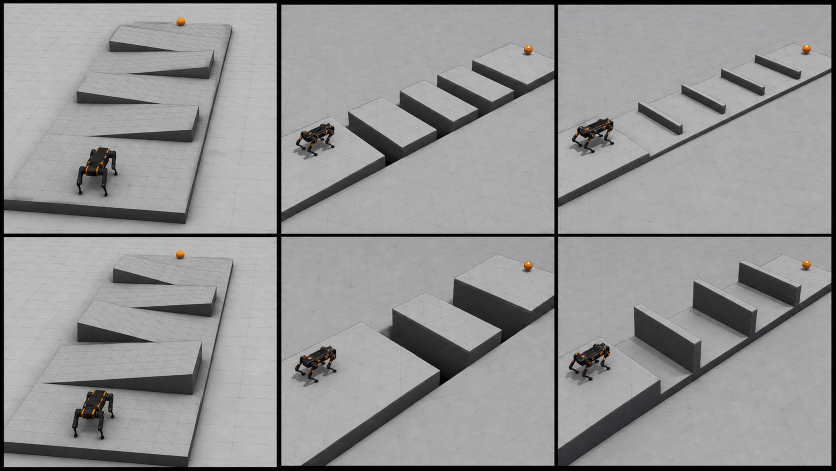
#> input picture paper/figures/curriculum_tiles.png, 1672 x 941 px, given in place of static_demo.png, which was not available (shown at 1/2 size)
$ python build_training_pipeline.py
#> lines starting #> are read from the running program, lines starting #| are printed output that depends on the picture; pictures that were not available may be replaced by others from this repository, and a replacement may not be noted
from pathlib import Path

from PIL import Image, ImageDraw, ImageFont, ImageFilter, ImageOps

HERE = Path(__file__).resolve().parent
FRAMES = HERE / "training_pipeline_frames"
ASSETS = HERE / "training_pipeline_assets"
OUT = HERE / "training_pipeline_ai.png"

W, H = 2750, 920
PANEL_Y = 145
PANEL_H = 610
RADIUS = 28
LABEL_BG = (18, 52, 94, 185)


def font(size, bold=False):
#> called with size = 44, bold = True
    candidates = [
        "/System/Library/Fonts/HelveticaNeue.ttc",
        "/System/Library/Fonts/Helvetica.ttc",
        "/Library/Fonts/Arial.ttf",
    ]
    for path in candidates:
        try:
            return ImageFont.truetype(path, size=size, index=1 if bold else 0)
        except OSError:
            continue
#> in main, `canvas = Image.new("RGBA", (W, H), (255, 255, 255, 255))`: canvas: PIL image 2750x920 RGBA; every value is 255
    return ImageFont.load_default()


F_TITLE = font(44, bold=True)
F_ARROW = font(30, bold=True)
F_LABEL = font(24, bold=True)
F_SMALL = font(21, bold=False)
F_BLOCK = font(29, bold=False)
F_PATH = font(24, bold=False)


def crop_sim_frame(path):
    img = Image.open(path).convert("RGB")
#> img is the input picture: PIL image 1672x941 RGB; mean R, G, B 149.1, 148.4, 148.9
    # Keep the demo viewpoint but remove empty simulator sky so the obstacles
    # remain legible after the paper scales the figure down.
    top = min(70, img.height // 4)
#> top = 70
    return img.crop((0, top, img.width, img.height))
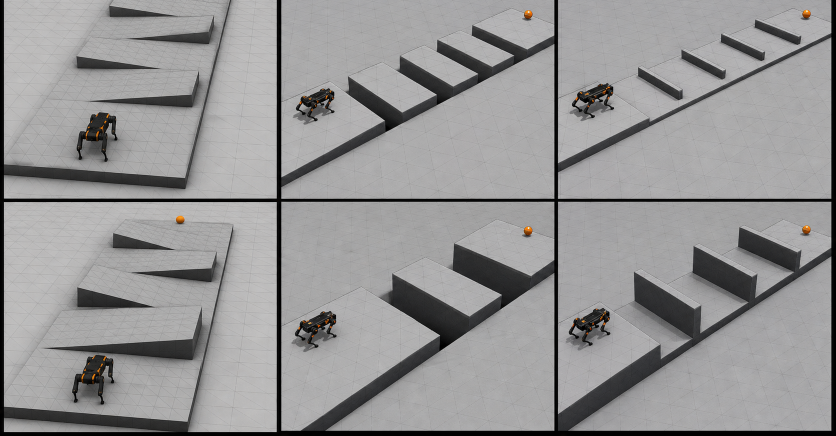
#> returned value: PIL image 1672x871 RGB (shown at 1/2 size); mean R, G, B 149.3, 148.6, 149
#> in paste_rounded, `x, y, w, h = box`: x = 60; y = 145; w = 590; h = 610


def fit_cover(img, size):
    return ImageOps.fit(
        img, size, method=Image.Resampling.BICUBIC, centering=(0.5, 0.62)
    )


def prepare_frame(img):
    img = ImageOps.autocontrast(img, cutoff=1)
#> img: PIL image 1672x871 RGB
    return img.filter(ImageFilter.UnsharpMask(radius=1.2, percent=150, threshold=3))


def rounded_panel(draw: ImageDraw.ImageDraw, box, outline):
    x, y, w, h = box
    draw.rounded_rectangle(
        [x, y, x + w, y + h],
        radius=RADIUS,
        fill=(248, 249, 250),
        outline=outline,
        width=4,
    )


def paste_rounded(canvas, img, box, radius=RADIUS - 4):
    x, y, w, h = box
    fitted = fit_cover(prepare_frame(img), (w, h)).convert("RGBA")
    mask = Image.new("L", (w, h), 0)
#> mask: PIL image 590x610 L; every value is 0
    mdraw = ImageDraw.Draw(mask)
    mdraw.rounded_rectangle([0, 0, w, h], radius=radius, fill=255)
    canvas.paste(fitted, (x, y), mask)


def paste_contain(canvas, img, box):
    x, y, w, h = box
    src = img.convert("RGBA")
    bbox = src.getbbox()
    if bbox:
        src = src.crop(bbox)
    src.thumbnail((w, h), Image.Resampling.LANCZOS)
    px = x + (w - src.width) // 2
    py = y + (h - src.height) // 2
    canvas.paste(src, (px, py), src)


def draw_text_center(
    draw: ImageDraw.ImageDraw, x, y, text, fnt, fill=(25, 28, 33), y_offset: float = 0
):
    bbox = draw.multiline_textbbox((0, 0), text, font=fnt, spacing=5, align="center")
    w = bbox[2] - bbox[0]
    h = bbox[3] - bbox[1]
    draw.multiline_text(
        (x - w / 2, y - h / 2 - y_offset * h),
        text,
        font=fnt,
        fill=fill,
        spacing=5,
        align="center",
    )


def draw_label(
    draw: ImageDraw.ImageDraw,
    xy,
    text,
    fill=(255, 255, 255),
    bg=LABEL_BG,
    y_offset: float = 0,
):
    x, y = xy
    bbox = draw.textbbox((0, 0), text, font=F_SMALL)
    w = bbox[2] - bbox[0]
    h = bbox[3] - bbox[1]
    pad_x, pad_y = 9, 6
    draw.rounded_rectangle(
        [x, y, x + w + 2 * pad_x, y + h + 2 * pad_y],
        radius=9,
        fill=bg,
    )
    draw.text((x + pad_x, y + pad_y - y_offset), text, font=F_SMALL, fill=fill)


def arrow(draw: ImageDraw.ImageDraw, start, end, color=(35, 94, 184), width=7):
    sx, sy = start
    ex, ey = end
    dx, dy = ex - sx, ey - sy
    length = max((dx * dx + dy * dy) ** 0.5, 1)
    ux, uy = dx / length, dy / length
    px, py = -uy, ux
    head, wing = 30, 15
    base = (ex - ux * head, ey - uy * head)
    draw.line([start, base], fill=color, width=width)
    pts = [
        (ex, ey),
        (base[0] + px * wing, base[1] + py * wing),
        (base[0] - px * wing, base[1] - py * wing),
    ]
    draw.polygon(pts, fill=color)


def thin_arrow(draw: ImageDraw.ImageDraw, start, end, color=(65, 82, 105), width=4):
    sx, sy = start
    ex, ey = end
    dx, dy = ex - sx, ey - sy
    length = max((dx * dx + dy * dy) ** 0.5, 1)
    ux, uy = dx / length, dy / length
    px, py = -uy, ux
    head, wing = 20, 10
    base = (ex - ux * head, ey - uy * head)
    draw.line([start, base], fill=color, width=width)
    draw.polygon(
        [
            (ex, ey),
            (base[0] + px * wing, base[1] + py * wing),
            (base[0] - px * wing, base[1] - py * wing),
        ],
        fill=color,
    )


def block(
    draw: ImageDraw.ImageDraw,
    xy,
    wh,
    text,
    outline,
    fill=(255, 255, 255),
    fnt=F_SMALL,
    y_offset: float = 0,
):
    x, y = xy
    w, h = wh
    draw.rounded_rectangle(
        [x, y, x + w, y + h], radius=14, fill=fill, outline=outline, width=3
    )
    draw_text_center(
        draw, x + w / 2, y + h / 2, text, fnt, fill=(20, 24, 30), y_offset=y_offset
    )


def draw_network(canvas, x, y):
    block_img = Image.open(ASSETS / "mlp_icon_original.png")
    paste_contain(canvas, block_img, (x, y, 104, 104))


def build_dynamic_panel(canvas, draw: ImageDraw.ImageDraw, box):
    x, y, w, h = box
    pad = 18
    gutter = 12
    cell_w = (w - 2 * pad - gutter) // 2
    cell_h = (h - 2 * pad - gutter) // 2
    entries = [
        ("dynamic_hurdle.png", "hurdle", 4),
        ("dynamic_gap.png", "gap", 5),
        ("dynamic_tilted_pad.png", "tilted pad", 2),
        ("dynamic_step.png", "step", 2.5),
    ]
    for idx, (name, label, y_offset) in enumerate(entries):
        cx = x + pad + (idx % 2) * (cell_w + gutter)
        cy = y + pad + (idx // 2) * (cell_h + gutter)
        frame = crop_sim_frame(FRAMES / name)
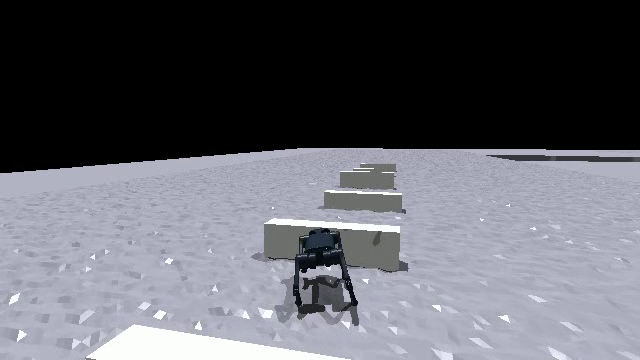
#> input picture paper/figures/training_pipeline_frames/dynamic_hurdle.png, 640 x 360 px
#> in crop_sim_frame, img is the input picture: PIL image 640x360 RGB; mean R, G, B 96.3, 97.5, 105.1
        paste_rounded(canvas, frame, (cx, cy, cell_w, cell_h), radius=16)
#> in paste_rounded (call 2), `mask = Image.new("L", (w, h), 0)`: mask: PIL image 271x281 L; every value is 0
        draw.rounded_rectangle(
            [cx, cy, cx + cell_w, cy + cell_h],
            radius=16,
            outline=(230, 235, 240),
            width=2,
        )
        draw_label(draw, (cx + 12, cy + cell_h - 45), label, y_offset=y_offset)
#> pass 2 of the loop in build_dynamic_panel, `for idx, (name, label, y_offset) in enumerate(entries):`:
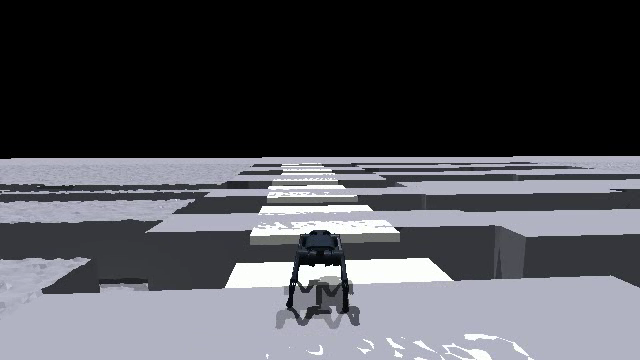
#> input picture paper/figures/training_pipeline_frames/dynamic_gap.png, 640 x 360 px
#> in crop_sim_frame, img is the input picture: PIL image 640x360 RGB; mean R, G, B 78.4, 79.3, 85.1
#> img: PIL image 640x290 RGB
#> in fit_cover (call 3), `return ImageOps.fit( img, size, method=Image.Resampling.BICUBIC, cente..`:
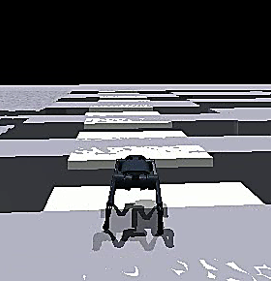
#> returned value: PIL image 271x281 RGB; mean R, G, B 101.8, 102.3, 108.3
#> in paste_rounded (call 3), `canvas.paste(fitted, (x, y), mask)`:
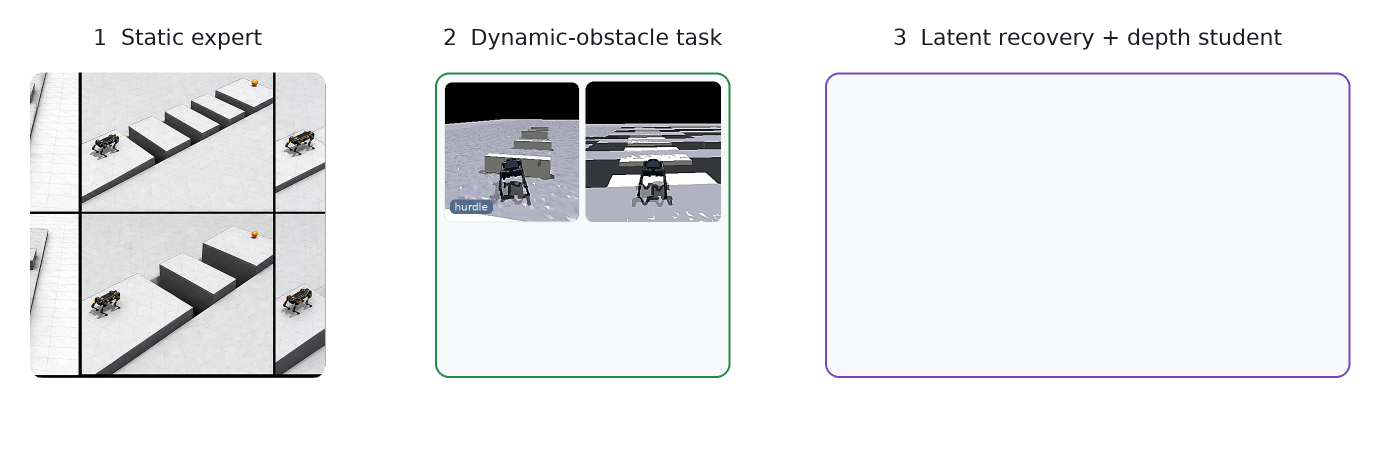
#> canvas: PIL image 2750x920 RGBA (shown at 1/2 size); mean R, G, B, A 233.7, 234.3, 235.6, 254.9; transparent parts drawn white
#> pass 3 of the loop in build_dynamic_panel, `for idx, (name, label, y_offset) in enumerate(entries):`:
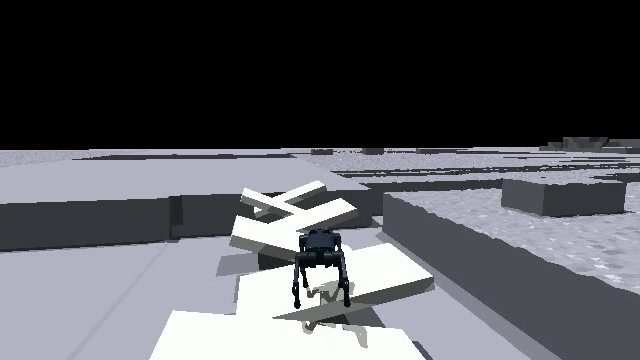
#> input picture paper/figures/training_pipeline_frames/dynamic_tilted_pad.png, 640 x 360 px
#> in crop_sim_frame, img is the input picture: PIL image 640x360 RGB; mean R, G, B 85.8, 86.8, 91.9
#> img: PIL image 640x290 RGB
#> in fit_cover (call 4), `return ImageOps.fit( img, size, method=Image.Resampling.BICUBIC, cente..`:
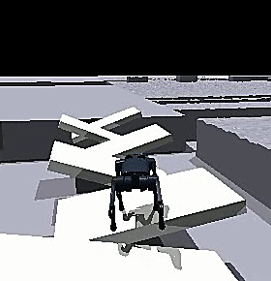
#> returned value: PIL image 271x281 RGB; mean R, G, B 118, 118.8, 122.7
#> in paste_rounded (call 4), `canvas.paste(fitted, (x, y), mask)`:
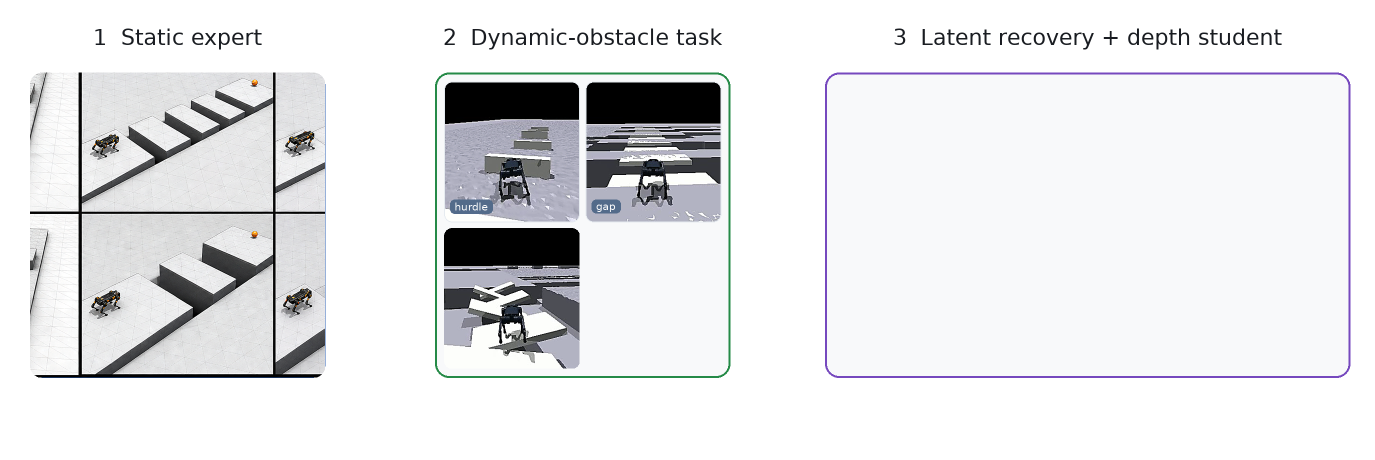
#> canvas: PIL image 2750x920 RGBA (shown at 1/2 size); mean R, G, B, A 229.8, 230.4, 231.8, 254.9; transparent parts drawn white
#> the loop made 4 passes; the first 3 are shown


def build_latent_panel(canvas, draw: ImageDraw.ImageDraw, box):
#> called with box = (1650, 145, 1050, 610)
    x, y, w, h = box
    pad = 24
    left_w = 250
    top = crop_sim_frame(FRAMES / "teacher_frame.png")
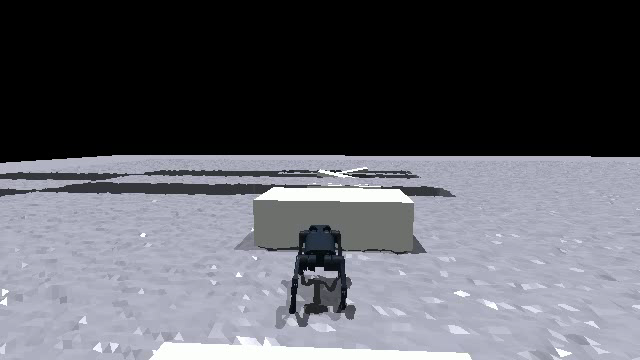
#> input picture paper/figures/training_pipeline_frames/teacher_frame.png, 640 x 360 px
#> in crop_sim_frame, img is the input picture: PIL image 640x360 RGB; mean R, G, B 93, 94.1, 101.4
    bottom = Image.open(ASSETS / "depth_rollout_ai.png").convert("RGB")
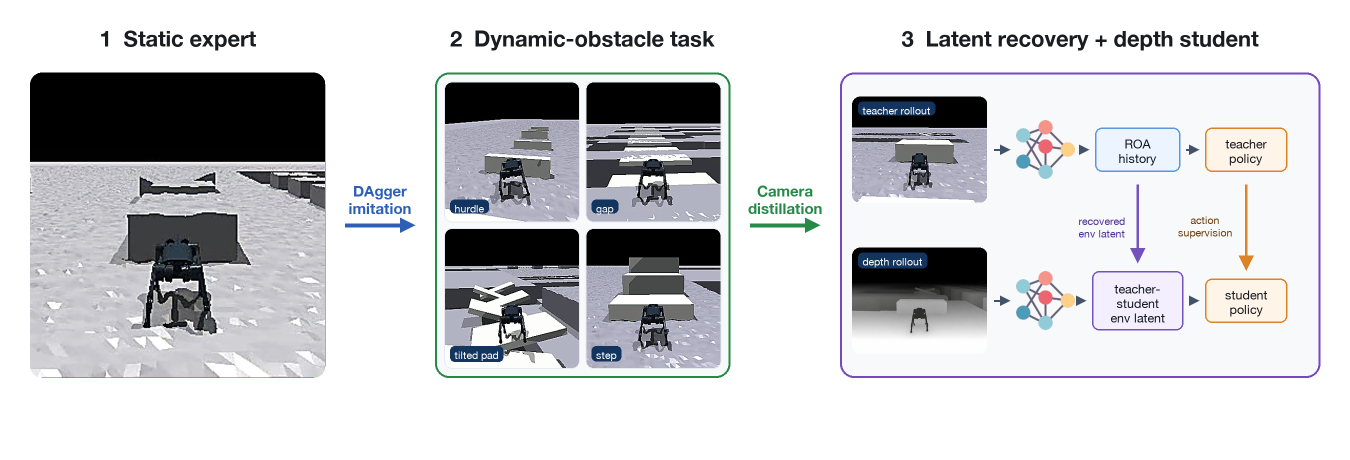
#> input picture paper/figures/training_pipeline_ai.png, 2700 x 920 px, given in place of depth_rollout_ai.png, which was not available (shown at 1/2 size)
#> bottom is the input picture: PIL image 2700x920 RGB; mean R, G, B 205.6, 206.2, 208.6
    top_box = (x + pad, y + 48, left_w, 212)
    bot_box = (x + pad, y + h - 260, left_w, 212)
    paste_rounded(canvas, top, top_box, radius=16)
#> in paste_rounded (call 6), `mask = Image.new("L", (w, h), 0)`: mask: PIL image 250x212 L; every value is 0
    paste_rounded(canvas, bottom, bot_box, radius=16)
#> in fit_cover (call 7), `return ImageOps.fit( img, size, method=Image.Resampling.BICUBIC, cente..`:
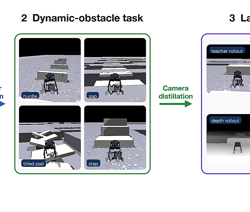
#> returned value: PIL image 250x212 RGB; mean R, G, B 193.3, 195.1, 197.7
#> in paste_rounded (call 7), `canvas.paste(fitted, (x, y), mask)`:
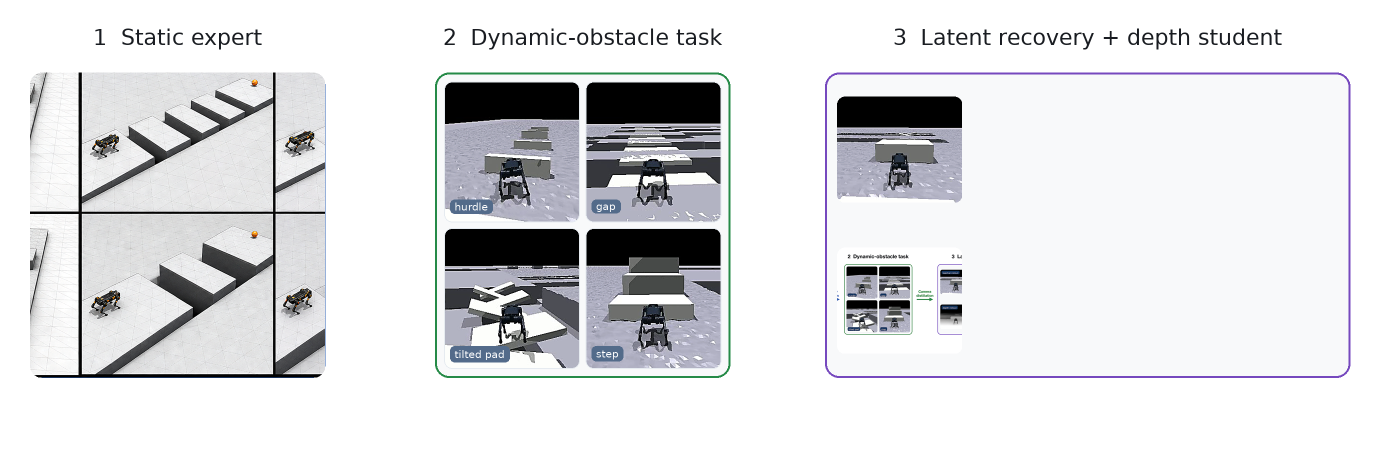
#> canvas: PIL image 2750x920 RGBA (shown at 1/2 size); mean R, G, B, A 221.6, 222.3, 224.2, 254.8; transparent parts drawn white
    draw_label(draw, (x + pad + 12, y + 58), "teacher rollout", y_offset=3.5)
    draw_label(draw, (x + pad + 12, y + h - 250), "depth rollout", y_offset=1.2)

    row_top = y + 154
    row_bot = y + h - 154
    mlp_x = x + pad + left_w + 100
    mlp_w = 104
    roa_x, roa_w, roa_h = mlp_x + 186, 190, 94
    policy_x, policy_w, policy_h = roa_x + 278, 162, 94
    env_w, env_h = 205, 126

    draw_network(canvas, mlp_x, row_top - 52)
#> in paste_contain, `bbox = src.getbbox()`: bbox = (0, 0, 2700, 920)
#> in paste_contain, `src.thumbnail((w, h), Image.Resampling.LANCZOS)`:
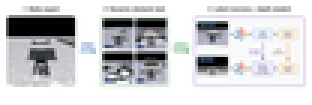
#> src: PIL image 104x35 RGBA (shown 3 times larger); mean R, G, B, A 205.4, 206, 208.5, 255
    block(
        draw,
        (roa_x, row_top - roa_h / 2),
        (roa_w, roa_h),
        "ROA\nhistory",
        (91, 150, 222),
        fill=(235, 244, 255),
        fnt=F_BLOCK,
        y_offset=0.04,
    )
    block(
        draw,
        (policy_x, row_top - policy_h / 2),
        (policy_w, policy_h),
        "teacher\npolicy",
        (220, 131, 39),
        fill=(255, 244, 232),
        fnt=F_BLOCK,
        y_offset=0.04,
    )

    draw_network(canvas, mlp_x, row_bot - 52)
    block(
        draw,
        (roa_x - 6, row_bot - env_h / 2),
        (env_w, env_h),
        "teacher-\nstudent\nenv latent",
        (116, 82, 190),
        fill=(244, 239, 255),
        fnt=F_BLOCK,
        y_offset=0.06,
    )
    block(
        draw,
        (policy_x, row_bot - policy_h / 2),
        (policy_w, policy_h),
        "student\npolicy",
        (220, 131, 39),
        fill=(255, 244, 232),
        fnt=F_BLOCK,
        y_offset=0.04,
    )

    # Clean horizontal arrows between components.
    frame_right = x + pad + left_w
    thin_arrow(draw, (frame_right + 18, row_top), (mlp_x - 18, row_top))
    thin_arrow(draw, (mlp_x + mlp_w + 18, row_top), (roa_x - 18, row_top))
    thin_arrow(draw, (roa_x + roa_w + 18, row_top), (policy_x - 18, row_top))
    thin_arrow(draw, (frame_right + 18, row_bot), (mlp_x - 18, row_bot))
    thin_arrow(draw, (mlp_x + mlp_w + 18, row_bot), (roa_x - 24, row_bot))
    thin_arrow(draw, (roa_x - 6 + env_w + 18, row_bot), (policy_x - 18, row_bot))

    # Vertical supervision paths; labels are placed consistently to the left.
    latent_x = roa_x + roa_w / 2
    action_x = policy_x + policy_w / 2
    arrow(
        draw,
        (latent_x, row_top + roa_h / 2 + 26),
        (latent_x, row_bot - env_h / 2 - 16),
        color=(116, 82, 190),
        width=6,
    )
    draw_text_center(
        draw,
        latent_x - 70,
        (row_top + row_bot) / 2 - 15,
        "recovered\nenv latent",
        F_PATH,
        fill=(80, 49, 150),
    )
    arrow(
        draw,
        (action_x, row_top + policy_h / 2 + 26),
        (action_x, row_bot - policy_h / 2 - 16),
        color=(220, 131, 39),
        width=6,
    )
    draw_text_center(
        draw,
        action_x - 75,
        (row_top + row_bot) / 2 - 15,
        "action\nsupervision",
        F_PATH,
        fill=(108, 62, 16),
    )


def main():
    canvas = Image.new("RGBA", (W, H), (255, 255, 255, 255))
    draw = ImageDraw.Draw(canvas)

    panels = [
        (60, PANEL_Y, 590, PANEL_H),
        (870, PANEL_Y, 590, PANEL_H),
        (1650, PANEL_Y, 1050, PANEL_H),
    ]
    titles = [
        "1  Static expert",
        "2  Dynamic-obstacle task",
        "3  Latent recovery + depth student",
    ]
    outlines = [(45, 96, 180), (37, 138, 71), (118, 73, 190)]

    for box, title, color in zip(panels, titles, outlines):
        x, y, w, h = box
        draw_text_center(draw, x + w / 2, 70, title, F_TITLE)
        rounded_panel(draw, box, color)

    paste_rounded(canvas, crop_sim_frame(FRAMES / "static_demo.png"), panels[0])
    build_dynamic_panel(canvas, draw, panels[1])
    build_latent_panel(canvas, draw, panels[2])

    # Arrows live in the whitespace between rounded frames.
    arrow(
        draw,
        (690, PANEL_Y + PANEL_H / 2),
        (830, PANEL_Y + PANEL_H / 2),
        color=(45, 96, 180),
        width=8,
    )
    draw_text_center(
        draw,
        760,
        PANEL_Y + PANEL_H / 2 - 58,
        "DAgger\nimitation",
        F_ARROW,
        fill=(45, 96, 180),
    )
    arrow(
        draw,
        (1500, PANEL_Y + PANEL_H / 2),
        (1610, PANEL_Y + PANEL_H / 2),
        color=(37, 138, 71),
        width=8,
    )
    draw_text_center(
        draw,
        1555,
        PANEL_Y + PANEL_H / 2 - 58,
        "Camera\ndistillation",
        F_ARROW,
        fill=(37, 138, 71),
    )

    canvas.convert("RGB").save(OUT, quality=96)


if __name__ == "__main__":
    main()
